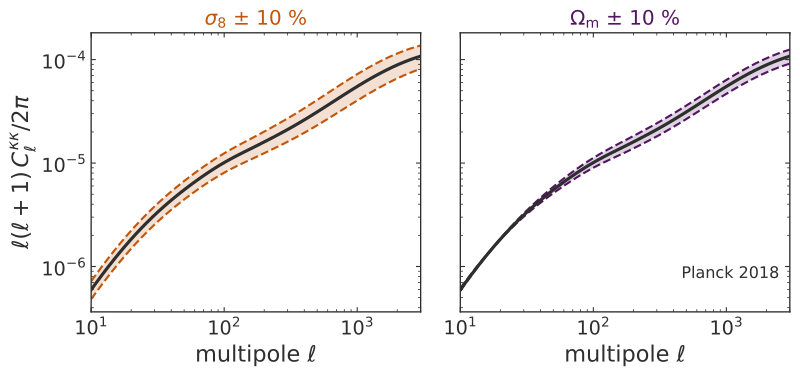

This figure's Python source:
# ENV: jax-fli
"""
What Omega_m and sigma_8 do to the lensing power spectrum.

The convergence spectrum of the last DES Y3 source bin (jax-fli ``compute_theory_cl``, halofit),
for the fiducial Planck 2018 model and with sigma_8, then Omega_m, moved by +-10 %. Both
parameters mostly raise or lower the same curve: lensing measures one amplitude, which is why
it constrains the combination S_8 = sigma_8 sqrt(Omega_m / 0.3) best.

Output (this directory): cl_kappa.svg
"""

import sys
from pathlib import Path

import numpy as np

HERE = Path(__file__).resolve().parent
sys.path.insert(0, str(HERE.parents[2]))
from _common import GREY, KW, KW2, skip_if_built, slide_style

OUT = "cl_kappa.svg"
skip_if_built(HERE, OUT)

import jax

jax.config.update("jax_enable_x64", True)  # the Limber integral needs float64
import jax.numpy as jnp
import jax_cosmo as jc
import jax_fli as jfli
from jax_fli.io import get_des_y3_nz_shear

ELL = np.geomspace(10, 3000, 60)
NZ = get_des_y3_nz_shear()[-1:]
FID = jc.Planck18()
OM = FID.Omega_c + FID.Omega_b


def cl(**kw):
    cosmo = jc.Planck18(**kw)
    c = jfli.compute_theory_cl(cosmo, jnp.asarray(ELL), z_source=NZ, probe_type="weak_lensing")
    return ELL * (ELL + 1) * np.asarray(c.array).reshape(-1) / (2 * np.pi)


fid = cl()
s8 = {s: cl(sigma8=FID.sigma8 * (1 + s)) for s in (-0.1, 0.1)}
om = {s: cl(Omega_c=OM * (1 + s) - FID.Omega_b) for s in (-0.1, 0.1)}

slide_style(scale=1.2)
import matplotlib.pyplot as plt

fig, axes = plt.subplots(1, 2, figsize=(8.6, 4.2), sharey=True)
for ax, var, col, name in ((axes[0], s8, KW, r"$\sigma_8$"), (axes[1], om, KW2, r"$\Omega_\mathrm{m}$")):
    ax.fill_between(ELL, var[-0.1], var[0.1], color=col, alpha=0.18, lw=0)
    ax.loglog(ELL, var[0.1], color=col, lw=1.6, ls="--")
    ax.loglog(ELL, var[-0.1], color=col, lw=1.6, ls="--")
    ax.loglog(ELL, fid, color="#2E2E2E", lw=2.4)
    ax.set_title(f"{name} $\\pm$ 10 %", color=col, fontsize=15)
    ax.set_xlabel(r"multipole $\ell$")
    ax.set_xlim(ELL[0], ELL[-1])
axes[0].set_ylabel(r"$\ell(\ell+1)\,C_\ell^{\kappa\kappa}/2\pi$")
axes[1].text(2500, fid[0] * 1.3, "Planck 2018", color="#2E2E2E", fontsize=12, ha="right")

fig.tight_layout()
fig.savefig(HERE / OUT, transparent=True)
print(f"wrote {OUT}")
